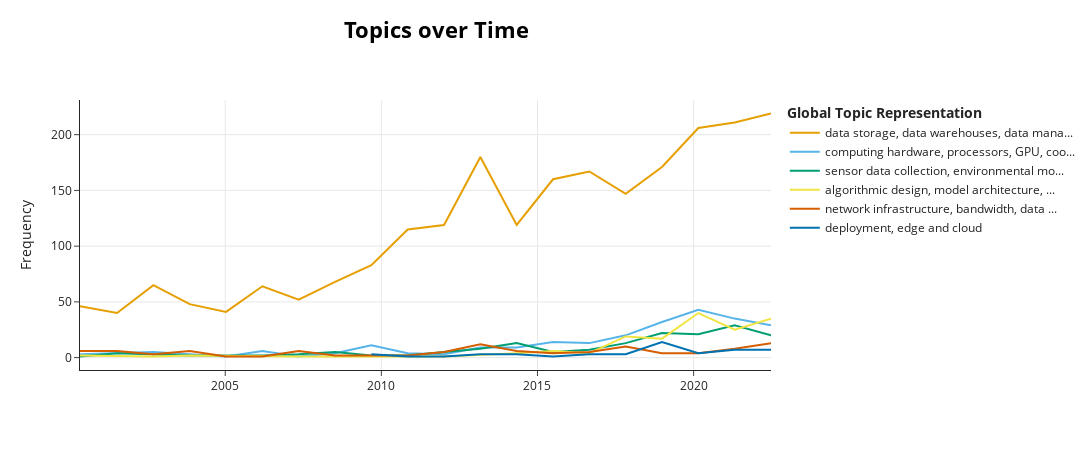

Notebook code cell kept with this figure:
### Code cell
topic_model.visualize_topics_over_time(topics_over_time)

### Figure 1 — Plotly figure (JSON) as saved in the notebook; plotly's stock layout.template omitted (floating-point values rounded to 4 significant figures)
{"data": [{"hoverinfo": "text", "hovertext": ["<b>Topic 0</b><br>Words: power, voltage, circuit, current, converter", "<b>Topic 0</b><br>Words: power, circuit, voltage, current, dc", "<b>Topic 0</b><br>Words: power, voltage, circuit, dc, converter", "<b>Topic 0</b><br>Words: power, voltage, circuit, dc, converter", "<b>Topic 0</b><br>Words: power, voltage, circuit, dc, converter", "<b>Topic 0</b><br>Words: power, voltage, circuit, dc, converter", "<b>Topic 0</b><br>Words: power, voltage, circuit, current, invention", "<b>Topic 0</b><br>Words: power, voltage, circuit, dc, current", "<b>Topic 0</b><br>Words: power, voltage, circuit, current, converter", "<b>Topic 0</b><br>Words: power, voltage, circuit, dc, current", "<b>Topic 0</b><br>Words: power, voltage, circuit, dc, converter", "<b>Topic 0</b><br>Words: power, voltage, circuit, dc, device", "<b>Topic 0</b><br>Words: power, voltage, circuit, device, dc", "<b>Topic 0</b><br>Words: power, voltage, circuit, device, dc", "<b>Topic 0</b><br>Words: power, voltage, dc, circuit, converter", "<b>Topic 0</b><br>Words: power, voltage, circuit, dc, converter", "<b>Topic 0</b><br>Words: power, voltage, circuit, dc, converter", "<b>Topic 0</b><br>Words: power, voltage, circuit, dc, device", "<b>Topic 0</b><br>Words: power, voltage, circuit, device, dc", "<b>Topic 0</b><br>Words: power, voltage, circuit, converter, dc"], "marker": {"color": "#E69F00"}, "mode": "lines", "name": "data storage, data warehouses, data mana...", "type": "scatter", "x": ["2000-05-08T12:02:52.800000", "2001-07-15T21:36:00", "2002-09-13T19:12:00", "2003-11-12T16:48:00", "2005-01-10T14:24:00", "2006-03-11T12:00:00", "2007-05-10T09:36:00", "2008-07-08T07:12:00", "2009-09-06T04:48:00", "2010-11-05T02:24:00", "2012-01-04T00:00:00", "2013-03-03T21:36:00", "2014-05-02T19:12:00", "2015-07-01T16:48:00", "2016-08-29T14:24:00", "2017-10-28T12:00:00", "2018-12-27T09:36:00", "2020-02-25T07:12:00", "2021-04-25T04:48:00", "2022-06-24T02:24:00"], "y": [46, 40, 65, 48, 41, 64, 52, 68, 83, 115, 119, 180, 119, 160, 167, 147, 171, 206, 211, 219]}, {"hoverinfo": "text", "hovertext": ["<b>Topic 1</b><br>Words: address, port, channel, processors, circuitry", "<b>Topic 1</b><br>Words: optical, photonic, processors, chip, cores", "<b>Topic 1</b><br>Words: cache, memory, address, tag, processor", "<b>Topic 1</b><br>Words: memory, request, processor, port, allocating", "<b>Topic 1</b><br>Words: registers, bus, reconfiguration, result, reprogramming", "<b>Topic 1</b><br>Words: processor, temperature, program, chip, unit", "<b>Topic 1</b><br>Words: multiprocessor, processor, operation, performance, mounted", "<b>Topic 1</b><br>Words: adaptive, memory, processor, configuration, performance", "<b>Topic 1</b><br>Words: processors, plurality, polymer, chip, bus", "<b>Topic 1</b><br>Words: cache, bit, chip, virtual, design", "<b>Topic 1</b><br>Words: cache, shared, csrs, accessibility, grain", "<b>Topic 1</b><br>Words: memory, processor, virtual, performance, plurality", "<b>Topic 1</b><br>Words: fifo, latency, compute, instruction, packets", "<b>Topic 1</b><br>Words: memory, performance, processor, cache, multiplexer", "<b>Topic 1</b><br>Words: cores, execution, tag, computing, based", "<b>Topic 1</b><br>Words: memory, plurality, processor, threads, cache", "<b>Topic 1</b><br>Words: accelerator, graphics, plurality, neural, computing", "<b>Topic 1</b><br>Words: graphics, processor, neural, configurable, unit", "<b>Topic 1</b><br>Words: processor, plurality, computing, graphics, neural", "<b>Topic 1</b><br>Words: computing, plurality, chip, accelerator, processors"], "marker": {"color": "#56B4E9"}, "mode": "lines", "name": "computing hardware, processors, GPU, coo...", "type": "scatter", "x": ["2000-05-08T12:02:52.800000", "2001-07-15T21:36:00", "2002-09-13T19:12:00", "2003-11-12T16:48:00", "2005-01-10T14:24:00", "2006-03-11T12:00:00", "2007-05-10T09:36:00", "2008-07-08T07:12:00", "2009-09-06T04:48:00", "2010-11-05T02:24:00", "2012-01-04T00:00:00", "2013-03-03T21:36:00", "2014-05-02T19:12:00", "2015-07-01T16:48:00", "2016-08-29T14:24:00", "2017-10-28T12:00:00", "2018-12-27T09:36:00", "2020-02-25T07:12:00", "2021-04-25T04:48:00", "2022-06-24T02:24:00"], "y": [3, 4, 5, 3, 1, 6, 1, 4, 11, 4, 3, 9, 9, 14, 13, 20, 32, 43, 35, 29]}, {"hoverinfo": "text", "hovertext": ["<b>Topic 2</b><br>Words: wires, line, bifilar, supply, transmission", "<b>Topic 2</b><br>Words: wireless, optical, paging, end, card", "<b>Topic 2</b><br>Words: clocked, power, circuit, controllerthe, switched", "<b>Topic 2</b><br>Words: lookup, table, point, dimensional, registration", "<b>Topic 2</b><br>Words: presentation, product, applications, box, process", "<b>Topic 2</b><br>Words: timing, device, layout, number, design", "<b>Topic 2</b><br>Words: layout, packet, process, transmitter, designed", "<b>Topic 2</b><br>Words: point, implantation, user, spatial, implementing", "<b>Topic 2</b><br>Words: carbon, emission, dioxide, appliance, area", "<b>Topic 2</b><br>Words: computing, mobile, devices, sensor, neighboring", "<b>Topic 2</b><br>Words: device, access, sensor, capability, frequency", "<b>Topic 2</b><br>Words: service, application, recording, smartphone, trigger", "<b>Topic 2</b><br>Words: tunnel, substrate, streaming, array, illumination", "<b>Topic 2</b><br>Words: folder, device, icon, computing, temperature", "<b>Topic 2</b><br>Words: processing, mobile, based, devices, station", "<b>Topic 2</b><br>Words: voice, mobile, recognition, facial, method", "<b>Topic 2</b><br>Words: processing, method, device, channel, sensing", "<b>Topic 2</b><br>Words: device, method, wireless, configured, computing"], "marker": {"color": "#009E73"}, "mode": "lines", "name": "sensor data collection, environmental mo...", "type": "scatter", "x": ["2000-05-08T12:02:52.800000", "2001-07-15T21:36:00", "2003-11-12T16:48:00", "2006-03-11T12:00:00", "2007-05-10T09:36:00", "2008-07-08T07:12:00", "2009-09-06T04:48:00", "2010-11-05T02:24:00", "2012-01-04T00:00:00", "2013-03-03T21:36:00", "2014-05-02T19:12:00", "2015-07-01T16:48:00", "2016-08-29T14:24:00", "2017-10-28T12:00:00", "2018-12-27T09:36:00", "2020-02-25T07:12:00", "2021-04-25T04:48:00", "2022-06-24T02:24:00"], "y": [1, 4, 2, 2, 3, 5, 2, 2, 5, 8, 13, 5, 7, 13, 22, 21, 29, 20]}, {"hoverinfo": "text", "hovertext": ["<b>Topic 3</b><br>Words: noise, conductive, neural, material, road", "<b>Topic 3</b><br>Words: clustering, compression, neural, network, processing", "<b>Topic 3</b><br>Words: solution, optimization, neural, condition, credit", "<b>Topic 3</b><br>Words: noise, communications, voice, vehicle, onboard", "<b>Topic 3</b><br>Words: engine, ems, neural, fuel, parameters", "<b>Topic 3</b><br>Words: conversion, neural, network, processing, layer", "<b>Topic 3</b><br>Words: streams, precoding, transmission, superimposing, invention", "<b>Topic 3</b><br>Words: neurons, nfig, network, invention, weights", "<b>Topic 3</b><br>Words: network, failure, learning, rerouted, based", "<b>Topic 3</b><br>Words: operands, medical, image, precision, deep", "<b>Topic 3</b><br>Words: hardware, bit, neuron, machine, layer", "<b>Topic 3</b><br>Words: network, layer, deep, convolution, computing", "<b>Topic 3</b><br>Words: neural, learning, processing, layer, image", "<b>Topic 3</b><br>Words: learning, neural, machine, processing, layer"], "marker": {"color": "#F0E442"}, "mode": "lines", "name": "algorithmic design, model architecture, ...", "type": "scatter", "x": ["2000-05-08T12:02:52.800000", "2002-09-13T19:12:00", "2003-11-12T16:48:00", "2007-05-10T09:36:00", "2010-11-05T02:24:00", "2012-01-04T00:00:00", "2014-05-02T19:12:00", "2015-07-01T16:48:00", "2016-08-29T14:24:00", "2017-10-28T12:00:00", "2018-12-27T09:36:00", "2020-02-25T07:12:00", "2021-04-25T04:48:00", "2022-06-24T02:24:00"], "y": [2, 1, 2, 1, 1, 1, 4, 6, 4, 19, 17, 40, 25, 35]}, {"hoverinfo": "text", "hovertext": ["<b>Topic 4</b><br>Words: network, traffic, access, computer, transport", "<b>Topic 4</b><br>Words: satellite, suspend, optical, wavelength, packet", "<b>Topic 4</b><br>Words: transmission, modulation, retransmission, packet, requesting", "<b>Topic 4</b><br>Words: network, centralized, manager, resource, bandwidth", "<b>Topic 4</b><br>Words: routing, packets, wired, defined, wireless", "<b>Topic 4</b><br>Words: participants, switchable, communication, packets, telegrams", "<b>Topic 4</b><br>Words: trunk, service, network, packet, gateway", "<b>Topic 4</b><br>Words: interconnect, architecturesa, clock, centric, network", "<b>Topic 4</b><br>Words: network, evolution, traffic, equipment, new", "<b>Topic 4</b><br>Words: rake, sleep, standardized, mimo, ethernet", "<b>Topic 4</b><br>Words: network, traffic, bandwidth, device, rnc", "<b>Topic 4</b><br>Words: network, encoding, channel, packet, ack", "<b>Topic 4</b><br>Words: network, access, wireless, packet, mimo", "<b>Topic 4</b><br>Words: rate, network, transponders, ethernet, idle", "<b>Topic 4</b><br>Words: device, network, second, transmission, buffers", "<b>Topic 4</b><br>Words: layer, network, rrc, device, lldp", "<b>Topic 4</b><br>Words: multipath, port, traffic, paths, metric", "<b>Topic 4</b><br>Words: packets, network, networking, bandwidth, node", "<b>Topic 4</b><br>Words: light, wavelength, bandwidth, beams, sub", "<b>Topic 4</b><br>Words: network, bandwidth, transmission, multicast, wireless"], "marker": {"color": "#D55E00"}, "mode": "lines", "name": "network infrastructure, bandwidth, data ...", "type": "scatter", "x": ["2000-05-08T12:02:52.800000", "2001-07-15T21:36:00", "2002-09-13T19:12:00", "2003-11-12T16:48:00", "2005-01-10T14:24:00", "2006-03-11T12:00:00", "2007-05-10T09:36:00", "2008-07-08T07:12:00", "2009-09-06T04:48:00", "2010-11-05T02:24:00", "2012-01-04T00:00:00", "2013-03-03T21:36:00", "2014-05-02T19:12:00", "2015-07-01T16:48:00", "2016-08-29T14:24:00", "2017-10-28T12:00:00", "2018-12-27T09:36:00", "2020-02-25T07:12:00", "2021-04-25T04:48:00", "2022-06-24T02:24:00"], "y": [6, 6, 3, 6, 1, 1, 6, 2, 2, 2, 5, 12, 6, 4, 5, 10, 4, 4, 8, 13]}, {"hoverinfo": "text", "hovertext": ["<b>Topic 5</b><br>Words: virtual, networks, mapping, grid, plurality", "<b>Topic 5</b><br>Words: proxy, upnp, packet, mobile, radio", "<b>Topic 5</b><br>Words: plurality, hardware, virtual, devices, virtualized", "<b>Topic 5</b><br>Words: resource, virtual, network, plurality, routing", "<b>Topic 5</b><br>Words: virtual, nic, vm, plurality, vnic", "<b>Topic 5</b><br>Words: broadcast, web, browser, configured, address", "<b>Topic 5</b><br>Words: network, gb, rings, bandwidth, united", "<b>Topic 5</b><br>Words: routing, assets, network, assetsdisclosed, workflows", "<b>Topic 5</b><br>Words: network, acb, packet, service, ps_data_off", "<b>Topic 5</b><br>Words: application, distributed, dpu, deploying, wireless", "<b>Topic 5</b><br>Words: deployment, deployed, server, service, deployments", "<b>Topic 5</b><br>Words: carbon, rach, station, capture, using"], "marker": {"color": "#0072B2"}, "mode": "lines", "name": "deployment, edge and cloud", "type": "scatter", "x": ["2009-09-06T04:48:00", "2010-11-05T02:24:00", "2012-01-04T00:00:00", "2013-03-03T21:36:00", "2014-05-02T19:12:00", "2015-07-01T16:48:00", "2016-08-29T14:24:00", "2017-10-28T12:00:00", "2018-12-27T09:36:00", "2020-02-25T07:12:00", "2021-04-25T04:48:00", "2022-06-24T02:24:00"], "y": [3, 1, 1, 3, 3, 1, 3, 3, 14, 4, 7, 7]}], "layout": {"height": 450, "hoverlabel": {"bgcolor": "white", "font": {"family": "Rockwell", "size": 16}}, "legend": {"title": {"text": "<b>Global Topic Representation"}}, "title": {"font": {"color": "Black", "size": 22}, "text": "<b>Topics over Time</b>", "x": 0.4, "xanchor": "center", "y": 0.95, "yanchor": "top"}, "width": 1250, "xaxis": {"showgrid": true}, "yaxis": {"showgrid": true, "title": {"text": "Frequency"}}}}
